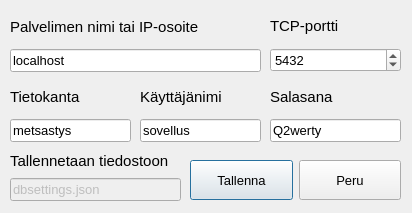
<?xml version="1.0" encoding="UTF-8"?>
<ui version="4.0">
 <class>serverSettingsDialog</class>
 <widget class="QDialog" name="serverSettingsDialog">
  <property name="geometry">
   <rect>
    <x>0</x>
    <y>0</y>
    <width>412</width>
    <height>213</height>
   </rect>
  </property>
  <property name="windowTitle">
   <string>Tietokantapalvelimen asetukset</string>
  </property>
  <widget class="QWidget" name="layoutWidget">
   <property name="geometry">
    <rect>
     <x>10</x>
     <y>10</y>
     <width>251</width>
     <height>62</height>
    </rect>
   </property>
   <layout class="QVBoxLayout" name="verticalLayout">
    <item>
     <widget class="QLabel" name="serverHostLabel">
      <property name="font">
       <font>
        <pointsize>11</pointsize>
       </font>
      </property>
      <property name="text">
       <string>Palvelimen nimi tai IP-osoite</string>
      </property>
      <property name="buddy">
       <cstring>serverHostLineEdit</cstring>
      </property>
     </widget>
    </item>
    <item>
     <widget class="QLineEdit" name="serverHostLineEdit">
      <property name="font">
       <font>
        <pointsize>10</pointsize>
       </font>
      </property>
      <property name="text">
       <string>localhost</string>
      </property>
     </widget>
    </item>
   </layout>
  </widget>
  <widget class="QWidget" name="layoutWidget">
   <property name="geometry">
    <rect>
     <x>270</x>
     <y>10</y>
     <width>131</width>
     <height>62</height>
    </rect>
   </property>
   <layout class="QVBoxLayout" name="verticalLayout_2">
    <item>
     <widget class="QLabel" name="serverPortLabel">
      <property name="font">
       <font>
        <pointsize>11</pointsize>
       </font>
      </property>
      <property name="text">
       <string>TCP-portti</string>
      </property>
      <property name="buddy">
       <cstring>serverPortSpinBox</cstring>
      </property>
     </widget>
    </item>
    <item>
     <widget class="QSpinBox" name="serverPortSpinBox">
      <property name="font">
       <font>
        <pointsize>10</pointsize>
       </font>
      </property>
      <property name="locale">
       <locale language="Finnish" country="Finland"/>
      </property>
      <property name="maximum">
       <number>100000</number>
      </property>
      <property name="value">
       <number>5432</number>
      </property>
     </widget>
    </item>
   </layout>
  </widget>
  <widget class="QWidget" name="layoutWidget">
   <property name="geometry">
    <rect>
     <x>10</x>
     <y>80</y>
     <width>121</width>
     <height>62</height>
    </rect>
   </property>
   <layout class="QVBoxLayout" name="verticalLayout_4">
    <item>
     <widget class="QLabel" name="databaseNameLabel">
      <property name="font">
       <font>
        <pointsize>11</pointsize>
       </font>
      </property>
      <property name="text">
       <string>Tietokanta</string>
      </property>
      <property name="buddy">
       <cstring>databaseNameLineEdit</cstring>
      </property>
     </widget>
    </item>
    <item>
     <widget class="QLineEdit" name="databaseNameLineEdit">
      <property name="font">
       <font>
        <pointsize>10</pointsize>
       </font>
      </property>
      <property name="text">
       <string>metsastys</string>
      </property>
     </widget>
    </item>
   </layout>
  </widget>
  <widget class="QWidget" name="layoutWidget">
   <property name="geometry">
    <rect>
     <x>140</x>
     <y>80</y>
     <width>121</width>
     <height>62</height>
    </rect>
   </property>
   <layout class="QVBoxLayout" name="verticalLayout_5">
    <item>
     <widget class="QLabel" name="databaseUserNameLabel">
      <property name="font">
       <font>
        <pointsize>11</pointsize>
       </font>
      </property>
      <property name="text">
       <string>Käyttäjänimi</string>
      </property>
      <property name="buddy">
       <cstring>databaseUserLineEdit</cstring>
      </property>
     </widget>
    </item>
    <item>
     <widget class="QLineEdit" name="databaseUserLineEdit">
      <property name="font">
       <font>
        <pointsize>10</pointsize>
       </font>
      </property>
      <property name="text">
       <string>sovellus</string>
      </property>
     </widget>
    </item>
   </layout>
  </widget>
  <widget class="QWidget" name="layoutWidget">
   <property name="geometry">
    <rect>
     <x>270</x>
     <y>80</y>
     <width>131</width>
     <height>62</height>
    </rect>
   </property>
   <layout class="QVBoxLayout" name="verticalLayout_6">
    <item>
     <widget class="QLabel" name="databasePasswordLabel">
      <property name="font">
       <font>
        <pointsize>11</pointsize>
       </font>
      </property>
      <property name="text">
       <string>Salasana</string>
      </property>
      <property name="buddy">
       <cstring>databasePasswordLineEdit</cstring>
      </property>
     </widget>
    </item>
    <item>
     <widget class="QLineEdit" name="databasePasswordLineEdit">
      <property name="font">
       <font>
        <pointsize>10</pointsize>
       </font>
      </property>
      <property name="inputMask">
       <string/>
      </property>
      <property name="text">
       <string>Q2werty</string>
      </property>
     </widget>
    </item>
   </layout>
  </widget>
  <widget class="QWidget" name="layoutWidget">
   <property name="geometry">
    <rect>
     <x>10</x>
     <y>150</y>
     <width>171</width>
     <height>51</height>
    </rect>
   </property>
   <layout class="QVBoxLayout" name="verticalLayout_7">
    <item>
     <widget class="QLabel" name="fileNameLabel">
      <property name="font">
       <font>
        <pointsize>11</pointsize>
       </font>
      </property>
      <property name="text">
       <string>Tallennetaan tiedostoon</string>
      </property>
      <property name="buddy">
       <cstring>fileNameLineEdit</cstring>
      </property>
     </widget>
    </item>
    <item>
     <widget class="QLineEdit" name="fileNameLineEdit">
      <property name="enabled">
       <bool>false</bool>
      </property>
      <property name="font">
       <font>
        <pointsize>10</pointsize>
       </font>
      </property>
      <property name="text">
       <string>dbsettings.json</string>
      </property>
     </widget>
    </item>
   </layout>
  </widget>
  <widget class="QWidget" name="layoutWidget">
   <property name="geometry">
    <rect>
     <x>190</x>
     <y>150</y>
     <width>211</width>
     <height>61</height>
    </rect>
   </property>
   <layout class="QHBoxLayout" name="horizontalLayout">
    <item>
     <widget class="QPushButton" name="serverSavePushButton">
      <property name="sizePolicy">
       <sizepolicy hsizetype="Minimum" vsizetype="Fixed">
        <horstretch>0</horstretch>
        <verstretch>0</verstretch>
       </sizepolicy>
      </property>
      <property name="minimumSize">
       <size>
        <width>0</width>
        <height>40</height>
       </size>
      </property>
      <property name="font">
       <font>
        <pointsize>10</pointsize>
       </font>
      </property>
      <property name="text">
       <string>Tallenna</string>
      </property>
     </widget>
    </item>
    <item>
     <widget class="QPushButton" name="serverCancelPushButton">
      <property name="sizePolicy">
       <sizepolicy hsizetype="Minimum" vsizetype="Fixed">
        <horstretch>0</horstretch>
        <verstretch>0</verstretch>
       </sizepolicy>
      </property>
      <property name="minimumSize">
       <size>
        <width>0</width>
        <height>40</height>
       </size>
      </property>
      <property name="font">
       <font>
        <pointsize>10</pointsize>
       </font>
      </property>
      <property name="text">
       <string>Peru</string>
      </property>
     </widget>
    </item>
   </layout>
  </widget>
 </widget>
 <resources/>
 <connections/>
</ui>
